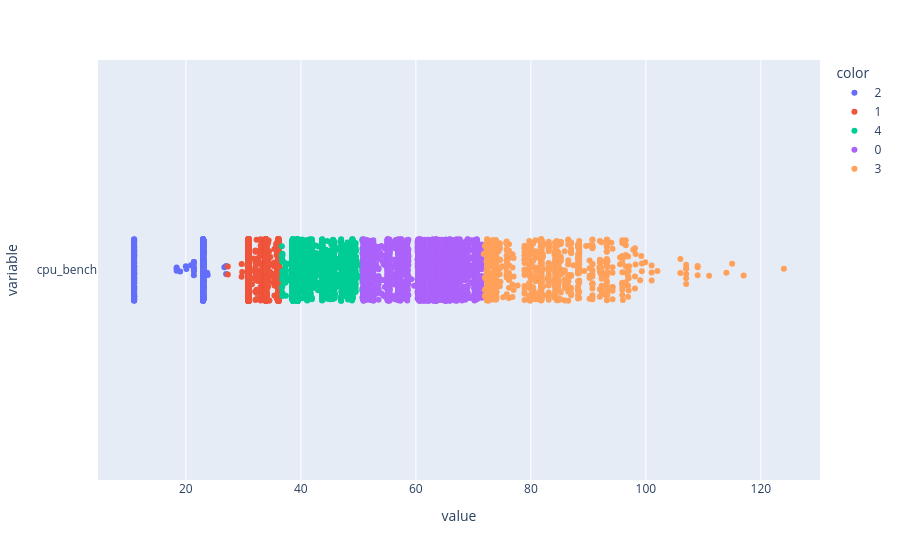

Notebook source saved alongside this figure:
### Code cell
px.strip(X, color=labels, orientation='h', stripmode='overlay')

### Figure 1 — Plotly figure (JSON) as saved in the notebook; plotly's stock layout.template omitted (floating-point values rounded to 4 significant figures; data arrays with more than 128 entries replaced by an {"elided": "..."} marker saying what was removed)
{"data": [{"alignmentgroup": "True", "boxpoints": "all", "fillcolor": "rgba(255,255,255,0)", "hoveron": "points", "hovertemplate": "color=2<br>value=%{x}<br>variable=%{y}<extra></extra>", "legendgroup": "2", "line": {"color": "rgba(255,255,255,0)"}, "marker": {"color": "#636efa"}, "name": "2", "offsetgroup": "2", "orientation": "h", "pointpos": 0, "showlegend": true, "type": "box", "x": {"elided": "1188 float values"}, "x0": " ", "xaxis": "x", "y": {"elided": "1188 str values"}, "y0": " ", "yaxis": "y"}, {"alignmentgroup": "True", "boxpoints": "all", "fillcolor": "rgba(255,255,255,0)", "hoveron": "points", "hovertemplate": "color=1<br>value=%{x}<br>variable=%{y}<extra></extra>", "legendgroup": "1", "line": {"color": "rgba(255,255,255,0)"}, "marker": {"color": "#EF553B"}, "name": "1", "offsetgroup": "1", "orientation": "h", "pointpos": 0, "showlegend": true, "type": "box", "x": {"elided": "8784 float values"}, "x0": " ", "xaxis": "x", "y": {"elided": "8784 str values"}, "y0": " ", "yaxis": "y"}, {"alignmentgroup": "True", "boxpoints": "all", "fillcolor": "rgba(255,255,255,0)", "hoveron": "points", "hovertemplate": "color=4<br>value=%{x}<br>variable=%{y}<extra></extra>", "legendgroup": "4", "line": {"color": "rgba(255,255,255,0)"}, "marker": {"color": "#00cc96"}, "name": "4", "offsetgroup": "4", "orientation": "h", "pointpos": 0, "showlegend": true, "type": "box", "x": {"elided": "4451 float values"}, "x0": " ", "xaxis": "x", "y": {"elided": "4451 str values"}, "y0": " ", "yaxis": "y"}, {"alignmentgroup": "True", "boxpoints": "all", "fillcolor": "rgba(255,255,255,0)", "hoveron": "points", "hovertemplate": "color=0<br>value=%{x}<br>variable=%{y}<extra></extra>", "legendgroup": "0", "line": {"color": "rgba(255,255,255,0)"}, "marker": {"color": "#ab63fa"}, "name": "0", "offsetgroup": "0", "orientation": "h", "pointpos": 0, "showlegend": true, "type": "box", "x": {"elided": "4157 float values"}, "x0": " ", "xaxis": "x", "y": {"elided": "4157 str values"}, "y0": " ", "yaxis": "y"}, {"alignmentgroup": "True", "boxpoints": "all", "fillcolor": "rgba(255,255,255,0)", "hoveron": "points", "hovertemplate": "color=3<br>value=%{x}<br>variable=%{y}<extra></extra>", "legendgroup": "3", "line": {"color": "rgba(255,255,255,0)"}, "marker": {"color": "#FFA15A"}, "name": "3", "offsetgroup": "3", "orientation": "h", "pointpos": 0, "showlegend": true, "type": "box", "x": {"elided": "926 float values"}, "x0": " ", "xaxis": "x", "y": {"elided": "926 str values"}, "y0": " ", "yaxis": "y"}], "layout": {"boxmode": "overlay", "legend": {"title": {"text": "color"}, "tracegroupgap": 0}, "margin": {"t": 60}, "xaxis": {"anchor": "y", "domain": [0, 1], "title": {"text": "value"}}, "yaxis": {"anchor": "x", "domain": [0, 1], "title": {"text": "variable"}}}}
